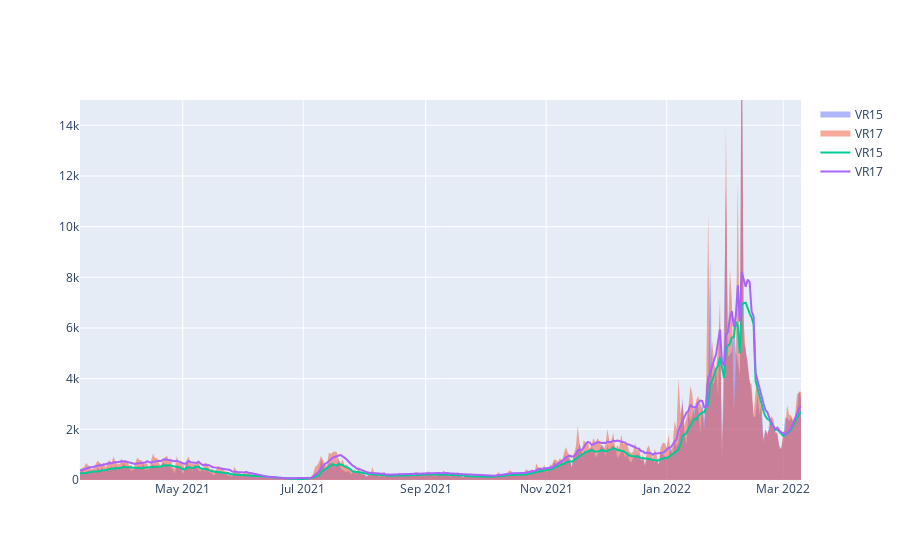

This figure's notebook cell:
### Code cell
sr_codes = ['VR15', 'VR17']

def gen_sr_plot(sr, avg):
    if avg:
        kwargs = {'fill': 'tozeroy', 'mode': 'none'}
    else:
        kwargs = {}
    return go.Scatter(x=sr.index.droplevel('Security_region_code'), y=sr.array, name=sr.index[0][0],
        **kwargs)

today = datetime.date.fromisoformat(daily_cases_sr.last_valid_index()[1])
yesteryear = datetime.date(today.year - 1, today.month, today.day)

fig = go.Figure()
fig.add_traces(daily_cases_sr.loc[sr_codes].groupby('Security_region_code').apply(gen_sr_plot, avg=True)
    .tolist())
fig.add_traces(rolling_mean_sr.loc[sr_codes].groupby('Security_region_code').apply(gen_sr_plot, avg=False)
    .tolist())
fig.update_layout(xaxis_range=[yesteryear,today], yaxis_range=[0,15000])
fig.show()

### Figure 1 — Plotly figure (JSON) as saved in the notebook; plotly's stock layout.template omitted (floating-point values rounded to 4 significant figures; data arrays with more than 128 entries replaced by an {"elided": "..."} marker saying what was removed)
{"data": [{"fill": "tozeroy", "mode": "none", "name": "VR15", "type": "scatter", "x": {"elided": "742 str values"}, "y": {"elided": "742 int values"}}, {"fill": "tozeroy", "mode": "none", "name": "VR17", "type": "scatter", "x": {"elided": "742 str values"}, "y": {"elided": "742 int values"}}, {"name": "VR15", "type": "scatter", "x": {"elided": "742 str values"}, "y": {"elided": "742 float values"}}, {"name": "VR17", "type": "scatter", "x": {"elided": "742 str values"}, "y": {"elided": "742 float values"}}], "layout": {"xaxis": {"range": ["2021-03-10", "2022-03-10"]}, "yaxis": {"range": [0, 15000]}}}
